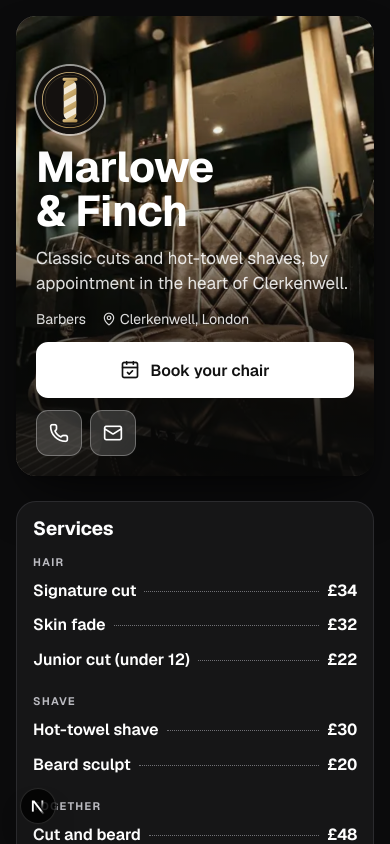
#> input picture shots/look-barber-photo-m.png, 780 x 1688 px (shown at 1/2 size)
$ python sheet.py ../../shots/look-barber-photo-m.png ../../shots/cal1280-4-hours.png 5
#> lines starting #> are read from the running program, lines starting #| are printed output that depends on the picture
import sys,glob,os
from PIL import Image
pattern=sys.argv[1]; out=sys.argv[2]; cols=int(sys.argv[3]) if len(sys.argv)>3 else 4
fs=sorted(glob.glob(pattern))
ims=[Image.open(f) for f in fs]
#> ims = 1 item
w=int(os.environ.get("W","300")); ims=[im.resize((w,int(im.height*w/im.width))) for im in ims]
h=max(im.height for im in ims)
#> h = 649
rows=(len(ims)+cols-1)//cols
#> rows = 1
sheet=Image.new('RGB',(cols*(w+6),rows*(h+6)),'#888')
#> sheet: PIL image 1530x655 RGB; every value is 136
for i,im in enumerate(ims): sheet.paste(im,((i%cols)*(w+6),(i//cols)*(h+6)))
#> this loop made 1 pass
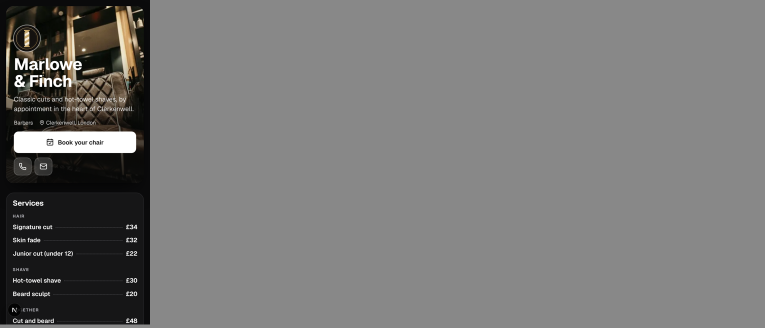
#> sheet: PIL image 1530x655 RGB (shown at 1/2 size); mean R, G, B 120.2, 119.6, 118.8
sheet.save(out); print([os.path.basename(f) for f in fs])
#| ['look-barber-photo-m.png']

$ run again, on shots/m-390-4-customer.png
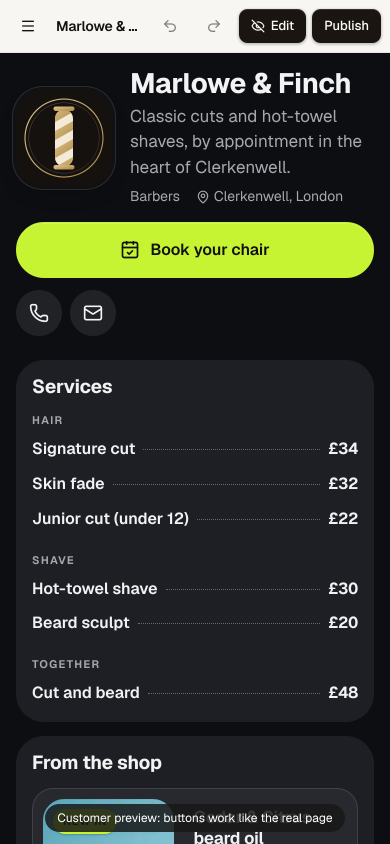
#> input picture shots/m-390-4-customer.png, 780 x 1688 px (shown at 1/2 size)
#> ims = 1 item
#> h = 649
#> rows = 1
#> the loop `for i,im in enumerate(ims): sheet.paste(im,((i%cols)*(w+6),(i//cols)*(..` made 1 pass
#> after the loop `for i,im in enumerate(ims): sheet.paste(im,((i%cols)*(w+6),(i//cols)*(..`:
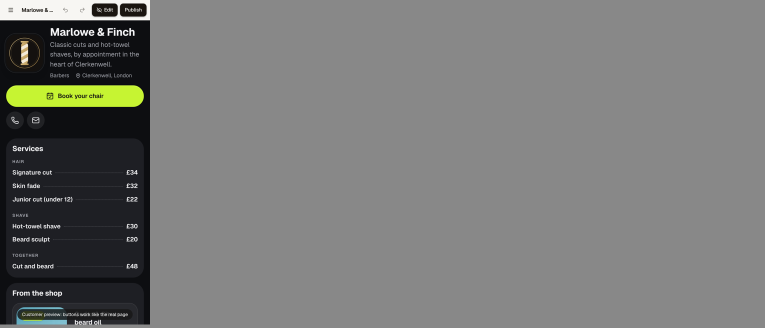
#> sheet: PIL image 1530x655 RGB (shown at 1/2 size); mean R, G, B 119.9, 120.6, 119
#| ['m-390-4-customer.png']
